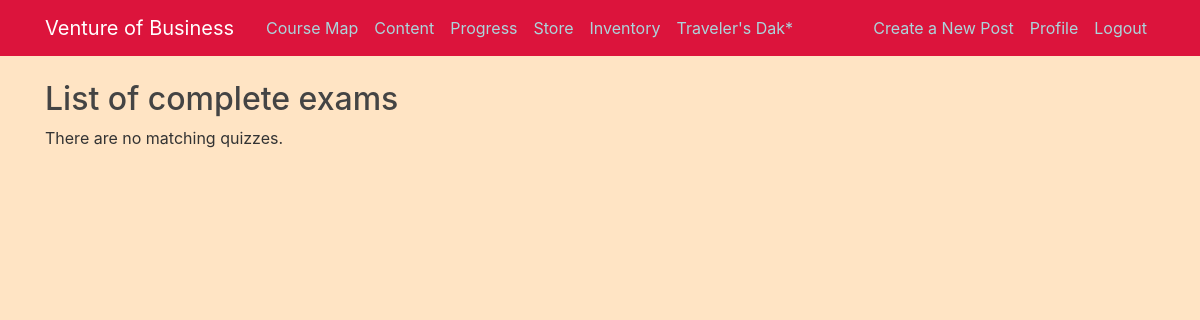
/quiz/marking/ (signed in), run on an earlier commit of the app's database.
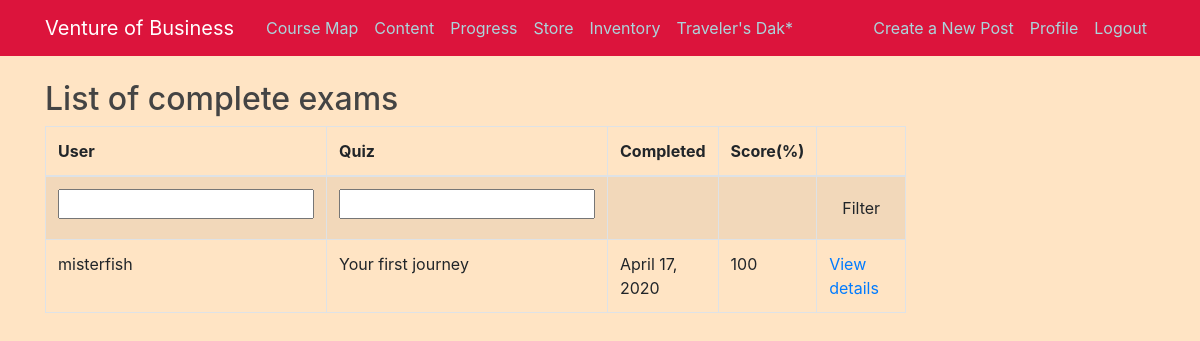
And on a later commit of the database.
### quiz/models.py (models this page shows, shortened)
class Sitting(models.Model):
    user = models.ForeignKey(settings.AUTH_USER_MODEL, verbose_name=_("User"), on_delete=models.CASCADE)
    quiz = models.ForeignKey(Quiz, verbose_name=_("Quiz"), on_delete=models.CASCADE)
    question_order = models.CharField(validators=[validate_comma_separated_integer_list],
        max_length=1024, verbose_name=_("Question Order"))
    question_list = models.CharField(validators=[validate_comma_separated_integer_list],
        max_length=1024, verbose_name=_("Question List"))
    incorrect_questions = models.CharField(validators=[validate_comma_separated_integer_list],
        max_length=1024, blank=True, verbose_name=_("Incorrect questions"))
    current_score = models.IntegerField(verbose_name=_("Current Score"))
    complete = models.BooleanField(default=False, blank=False,
                                   verbose_name=_("Complete"))
    user_answers = models.TextField(blank=True, default='{}',
                                    verbose_name=_("User Answers"))
    start = models.DateTimeField(auto_now_add=True,
                                 verbose_name=_("Start"))
    end = models.DateTimeField(null=True, blank=True, verbose_name=_("End"))
    objects = SittingManager()
    class Meta:
        permissions = (("view_sittings", _("Can see completed exams.")),)
    def _question_ids(self):
        return [int(n) for n in self.question_order.split(',') if n]
    @property
    def get_percent_correct(self):
        dividend = float(self.current_score)
        divisor = len(self._question_ids())
        if divisor < 1:
            return 0            # prevent divide by zero error
        if dividend > divisor:
            return 100
        correct = int(round((dividend / divisor) * 100))
        if correct >= 1:
            return correct
        else:
            return 0

class Quiz(models.Model):
    title = models.CharField(
        verbose_name=_("Title"),
        max_length=60, blank=False)
    description = models.TextField(
        verbose_name=_("Description"),
        blank=True, help_text=_("a description of the quiz"))
    url = models.SlugField(
        max_length=60, blank=False,
        help_text=_("a user friendly url"),
        verbose_name=_("user friendly url"))
    category = models.ForeignKey(
        Category, null=True, blank=True,
        verbose_name=_("Category"),
        on_delete=models.CASCADE)
    random_order = models.BooleanField(
        blank=False, default=False,
        verbose_name=_("Random Order"),
        help_text=_("Display the questions in "
                    "a random order or as they "
                    "are set?"))
    max_questions = models.PositiveIntegerField(
        blank=True, null=True, verbose_name=_("Max Questions"),
        help_text=_("Number of questions to be answered on each attempt."))
    answers_at_end = models.BooleanField(
        blank=False, default=False,
        help_text=_("Correct answer is NOT shown after question."
                    " Answers displayed at the end."),
        verbose_name=_("Answers at end"))
    exam_paper = models.BooleanField(
        blank=False, default=False,
        help_text=_("If yes, the result of each"
                    " attempt by a user will be"
                    " stored. Necessary for marking."),
        verbose_name=_("Exam Paper"))
    single_attempt = models.BooleanField(
        blank=False, default=False,
        help_text=_("If yes, only one attempt by"
                    " a user will be permitted."
                    " Non users cannot sit this exam."),
        verbose_name=_("Single Attempt"))
    pass_mark = models.SmallIntegerField(
        blank=True, default=0,
        verbose_name=_("Pass Mark"),
        help_text=_("Percentage required to pass exam."),
        validators=[MaxValueValidator(100)])
    success_text = models.TextField(
        blank=True, help_text=_("Displayed if user passes."),
        verbose_name=_("Success Text"))
    fail_text = models.TextField(
        verbose_name=_("Fail Text"),
        blank=True, help_text=_("Displayed if user fails."))
    draft = models.BooleanField(
        blank=True, default=False,
        verbose_name=_("Draft"),
        help_text=_("If yes, the quiz is not displayed"
                    " in the quiz list and can only be"
                    " taken by users who can edit"
                    " quizzes."))
    class Meta:
        verbose_name = _("Quiz")
        verbose_name_plural = _("Quizzes")
    def __str__(self):
        return self.title

### quiz/views.py (the view)
class QuizMarkingList(QuizMarkerMixin, SittingFilterTitleMixin, ListView):
    model = Sitting
    def get_queryset(self):
        queryset = super(QuizMarkingList, self).get_queryset()\
                                               .filter(complete=True)
        user_filter = self.request.GET.get('user_filter')
        if user_filter:
            queryset = queryset.filter(user__username__icontains=user_filter)
        return queryset
    class Meta:
        pass

### quiz/views.py (called while the page is built)
    @method_decorator(login_required)
    @method_decorator(permission_required('quiz.view_sittings'))
    def dispatch(self, *args, **kwargs):
        return super(QuizMarkerMixin, self).dispatch(*args, **kwargs)

    def get_queryset(self):
        queryset = super(SittingFilterTitleMixin, self).get_queryset()
        quiz_filter = self.request.GET.get('quiz_filter')
        if quiz_filter:
            queryset = queryset.filter(quiz__title__icontains=quiz_filter)
        return queryset

### quiz/templates/quiz/sitting_list.html (shortened to what this page needs)
{% extends 'blog/base.html' %}
{% load i18n %}
{% block content %}
<h2>{% trans "List of complete exams" %}</h2>
    {% if sitting_list %}
		<table class="table table-bordered table-striped">
		  <thead>
			<tr>
			  <th>{% trans "User" %}</th>
			  <th>{% trans "Quiz" %}</th>
			  <th>{% trans "Completed" %}</th>
			  <th>{% trans "Score" %}(%)</th>
			  <th></th>
			</tr>
		  </thead>
		  <tbody>
			<tr>
			  <form action="" method="GET">
				<td><input type="text" name="user_filter" /></td>
				<td><input type="text" name="quiz_filter" /></td>
				<td></td>
				<td></td>
				<td><button type="submit" class="btn btn-default">{% trans "Filter"%}</button></td>
			  </form>
			</tr>
        {% for sitting in sitting_list %}
			<tr>
			  <td>{{ sitting.user }}</td>
			  <td>{{ sitting.quiz }}</td>
			  <td>{{ sitting.end|date }}</td>
			  <td>{{ sitting.get_percent_correct }}</td>
			  <td>
				<a href="{% url 'quiz_marking_detail' pk=sitting.id %}">
				  {% trans "View details" %}
				</a>
			</tr>
        {% endfor %}
		  </tbody>
		</table>
    {% else %}
        <p>{% trans "There are no matching quizzes" %}.</p>
    {% endif %}
{% endblock %}

What changed in the data, as far as the page shows it:
added Sitting: user "misterfish", quiz "Your first journey", end "April 17, 2020", get_percent_correct "100"
Also different on the page:
text no longer shown: "There are no matching quizzes ."
text now shown: "User Quiz Completed Score (%) Filter"
